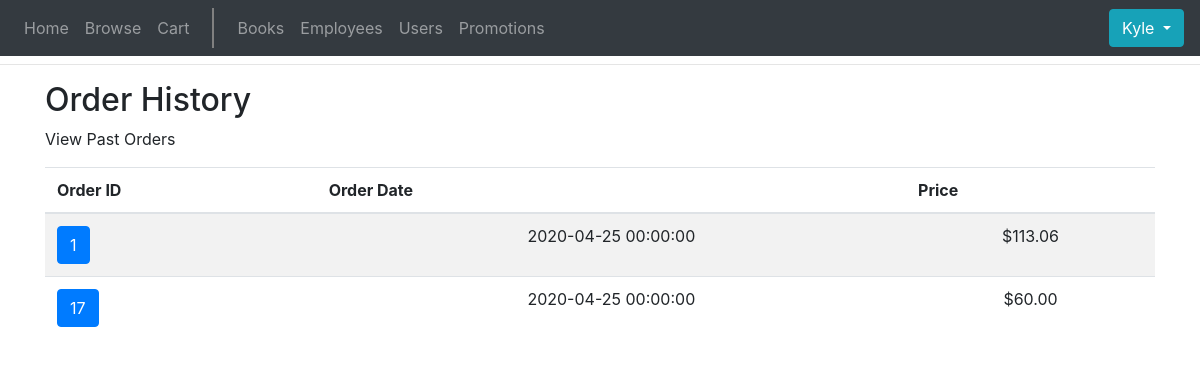
The page /orderhistory.html (signed in) on the database its author committed.
### app/models.py (models this page shows, shortened)
class User(UserMixin, db.Model):
    id = db.Column(db.Integer, primary_key=True)
    first_name = db.Column(db.String(50), nullable=False, index=True)
    last_name = db.Column(db.String(50), nullable=False, index=True)
    email = db.Column(db.String(50), unique=True, nullable=False, index=True)
    password_hash = db.Column(db.String(128), nullable=False)
    address = db.Column(db.String(75), nullable=True)
    card_num = db.Column(db.String(128), nullable=True)
    subscribed = db.Column(db.Boolean, nullable=False)
    active = db.Column(db.Boolean, nullable=False)
    email_val = db.Column(db.Integer, nullable=True)
    admin = db.Column(db.Boolean, nullable=True)
    card_exp = db.Column(db.String(128), nullable=True)
    cardtype = db.Column(db.String(1), nullable=True)
    last_four = db.Column(db.String(4), nullable=True)

class Order(db.Model):
    id = db.Column(db.Integer, primary_key=True, unique=True, index=True)
    user_id = db.Column(db.Integer)
    status =db.Column(db.String(25), nullable=False)
    total = db.Column(db.Numeric(), nullable=False)
    discount_total = db.Column(db.Numeric(), nullable=True)
    promo_id = db.Column(db.Integer, nullable=True)
    shipping_info = db.Column(db.String(75), nullable=True)
    card_num = db.Column(db.String(128), nullable=True)
    card_exp = db.Column(db.String(128), nullable=True)
    cardtype = db.Column(db.String(1), nullable=True)
    last_four = db.Column(db.String(4), nullable=True)
    confirmation_num = db.Column(db.Integer, unique=True)
    order_date = db.Column(db.DateTime, index=True)

### app/routes.py (the view)
@app.route('/orderhistory.html')
def order_history():
    orders = Order.query.filter_by(user_id=current_user.id, status="completed")
    display_items=[]
    for order in orders:
        books_and_quantities = []
        for item in ListItem.query.filter_by(order_id=order.id):
            books_and_quantities.append([Book.query.filter_by(isbn=item.book_item).first().title, item.book_quantity])
        display_items.append([order, books_and_quantities])
    return render_template('orderhistory.html',title='order history', display_items=display_items)

### app/models.py (called while the page is built)
@login.user_loader
def load_user(id):
    return User.query.get(int(id))

### app/templates/orderhistory.html (shortened to what this page needs)
{% extends "nav_base.html" %}
{% block content %}
<div class="container">
  <h2>Order History</h2>
  <p>View Past Orders</p>
  <table class="table table-striped">
    <thead>
      <tr>
        <th>Order ID</th>
        <th>Order Date</th>
        <th>Price</th>
      </tr>
    </thead>
    <tbody>
      {% for order in display_items %}
      <tr>
        <td><button type="button" class="btn btn-primary text-center" data-toggle="modal" data-target="#myModal_{{loop.index}}">{{order[0].id}}</button></td>
        <td class="text-center">{{order[0].order_date}}</td>
        <td class="text-center">${{"{:.2f}".format(order[0].discount_total)}}</td>
      </tr>
        <div class="modal" id="myModal_{{loop.index}}">
          <div class="modal-dialog">
            <div class="modal-content">
        {% endfor %}
    </tbody>
  </table>
</div>
{% endblock %}

### app/templates/nav_base.html (shortened to what this page needs)
<html lang="en">
<head>
  <link rel="stylesheet" href="https://maxcdn.bootstrapcdn.com/bootstrap/4.4.1/css/bootstrap.min.css">
</head>
<body>
	<nav class="navbar navbar-expand-sm bg-dark navbar-dark fixed-top">
	  <div class="collapse navbar-collapse" id="collapsibleNavbar">
	    <ul class="navbar-nav">
	      <li class="nav-item">
	        <a class="nav-link" href="index.html">Home</a>
	      </li>
	      <li class="nav-item">
	        <a class="nav-link" href="browse.html">Browse</a>
	      </li>
	   	  <li class="nav-item">
	   	    <a class="nav-link" href="cart.html">Cart</a>
	   	  </li>
	   	  {% if current_user.admin %}
        <div style="border-left: 2px solid grey; height: 40px; margin-right: 15px; margin-left: 15px"></div>
	   	  <li class="nav-item">
	        <a class="nav-link" href="booklist.html">Books</a>
	      </li>
	      <li class="nav-item">
	        <a class="nav-link" href="employeelist.html">Employees</a>
	      </li>
	      <li class="nav-item">
	        <a class="nav-link" href="userlist.html">Users</a>
	      </li>
	   	  <li class="nav-item">
	       <a class="nav-link" href="promotionlist.html">Promotions</a>
	      </li>
	      {% endif %}
		</ul>
	  </div>
	<div class="dropdown">
  		<button type="button" class="btn btn-info dropdown-toggle" data-toggle="dropdown">
        {% if current_user.is_anonymous %}
		Account
		{% else %}
		{{current_user.first_name}}
        {% endif %}
  		</button>
	</div>
	</nav>
	<h1 class = "text-center">About us:</h1>
	<hr>
</body>
{% block content %}{% endblock %}

### rows shown on the page
User: first_name "Kyle"
Order: id "1", order_date "2020-04-25 00:00:00", discount_total "113.06"
Order: id "17", order_date "2020-04-25 00:00:00", discount_total "60.00"
